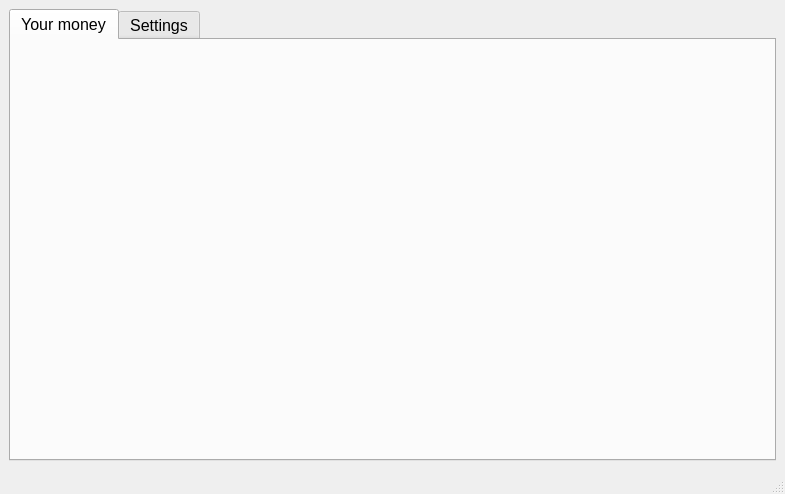
<?xml version="1.0" encoding="UTF-8"?>
<ui version="4.0">
 <class>MW</class>
 <widget class="QMainWindow" name="MW">
  <property name="geometry">
   <rect>
    <x>0</x>
    <y>0</y>
    <width>785</width>
    <height>494</height>
   </rect>
  </property>
  <property name="font">
   <font>
    <pointsize>12</pointsize>
   </font>
  </property>
  <property name="windowTitle">
   <string>MW</string>
  </property>
  <property name="styleSheet">
   <string notr="true"/>
  </property>
  <widget class="QWidget" name="centralwidget">
   <layout class="QVBoxLayout" name="verticalLayout">
    <item>
     <widget class="QTabWidget" name="tabWidget">
      <property name="currentIndex">
       <number>0</number>
      </property>
      <widget class="QWidget" name="overallTab">
       <attribute name="title">
        <string>Your money</string>
       </attribute>
       <layout class="QVBoxLayout" name="verticalLayout_2">
        <item>
         <widget class="OverallWidget" name="yourMoney" native="true"/>
        </item>
       </layout>
      </widget>
      <widget class="QWidget" name="settingsTab">
       <attribute name="title">
        <string>Settings</string>
       </attribute>
       <layout class="QHBoxLayout" name="horizontalLayout">
        <item>
         <widget class="QWidget" name="widget" native="true"/>
        </item>
       </layout>
      </widget>
     </widget>
    </item>
   </layout>
  </widget>
  <widget class="QStatusBar" name="statusbar"/>
 </widget>
 <customwidgets>
  <customwidget>
   <class>OverallWidget</class>
   <extends>QWidget</extends>
   <header>Widgets/overallwidget.h</header>
   <container>1</container>
  </customwidget>
 </customwidgets>
 <resources/>
 <connections/>
</ui>
